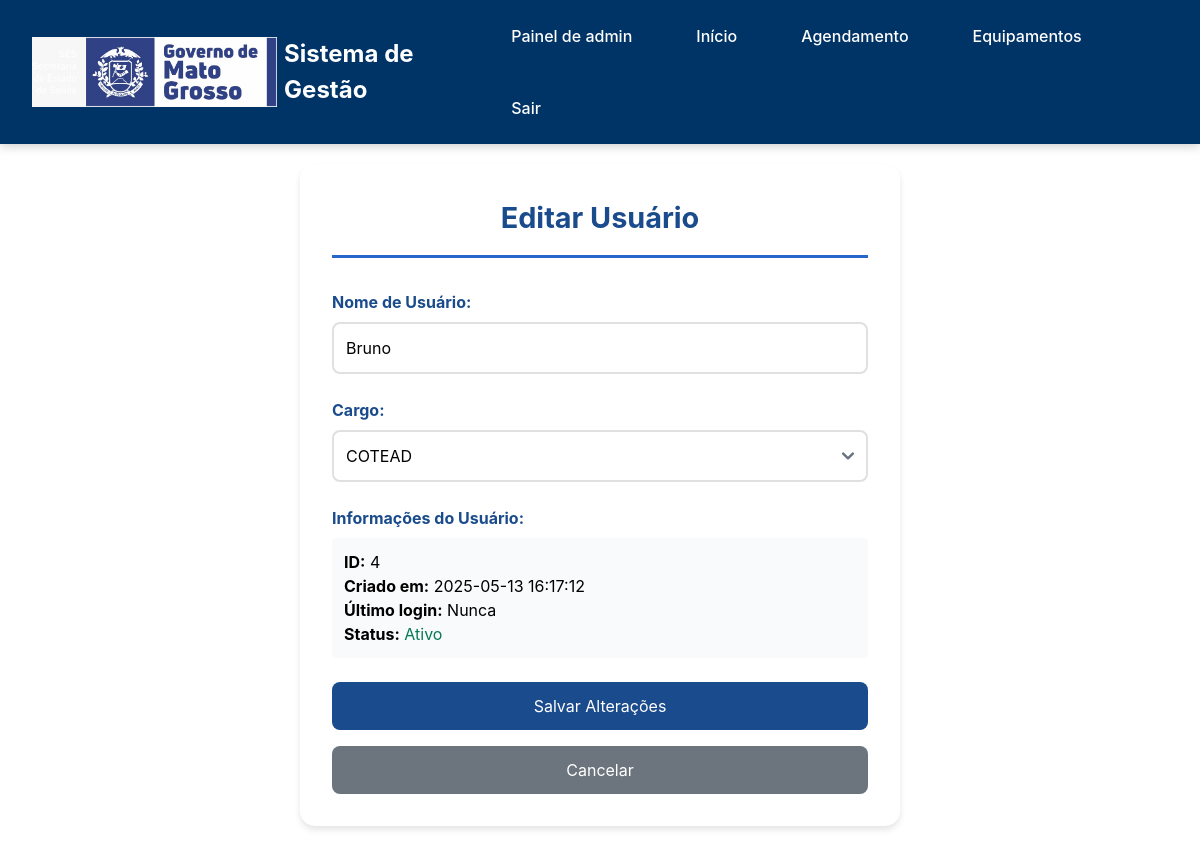
Screenshot of /editar_usuario/4 (signed in) with the database file from the repository.
### tables this page shows
CREATE TABLE Users (
            id INTEGER PRIMARY KEY AUTOINCREMENT,
            username TEXT UNIQUE NOT NULL,
            password_hash TEXT NOT NULL,
            cargo TEXT NOT NULL CHECK(cargo IN ('admin', 'cotead', 'colaborador')),
            created_at DATETIME DEFAULT CURRENT_TIMESTAMP,
            last_login DATETIME,
            active BOOLEAN DEFAULT 1
        );

### app.py (the view, shortened to what this page needs)
@app.route('/editar_usuario/<int:id>', methods=['GET', 'POST'])
@requer_cargo(['admin', 'cotead'])
def editar_usuario(id):
    conn = conectar()
    cursor = conn.cursor()
    cursor.execute('SELECT * FROM Users WHERE id = ?', (id,))
    usuario = cursor.fetchone()
    conn.close()
    return render_template('editar_usuario.html', usuario=usuario)

### app.py (called while the page is built)
def requer_cargo(cargos_permitidos):
    def decorator(f):
        @wraps(f)
        def decorated_function(*args, **kwargs):
            if 'cargo' not in session:
                flash('Faça login para acessar esta página.', 'error')
                return redirect(url_for('login'))
            if session['cargo'] not in cargos_permitidos:
                flash('Você não tem permissão para acessar esta página.', 'error')
                return redirect(url_for('login'))
            return f(*args, **kwargs)
        return decorated_function
    return decorator

### database.py (called while the page is built)
def conectar():
    try:
        conn = sqlite3.connect(DATABASE, timeout=30.0)
        conn.execute('PRAGMA foreign_keys = ON')
        conn.execute('PRAGMA journal_mode = WAL')  # Melhor para concorrência
        conn.execute('PRAGMA synchronous = NORMAL')  # Melhor performance
        conn.execute('PRAGMA cache_size = 10000')  # Cache maior
        conn.execute('PRAGMA temp_store = MEMORY')  # Usar memória para temp
        return conn
    except Exception as e:
        print(f"Erro ao conectar com banco: {e}")
        conn = sqlite3.connect(':memory:')
        return conn

### templates/editar_usuario.html (shortened to what this page needs)
{% extends "base.html" %}
{% block extra_css %}
    <link href="https://cdnjs.cloudflare.com/ajax/libs/flowbite/2.2.0/flowbite.min.css" rel="stylesheet" />
{% endblock %}
{% block content %}
    <div class="container mx-auto px-4 py-8" style="max-width: 800px;">
        <div class="form-container">
            <h1 class="form-title">Editar Usuário</h1>
            <form method="POST">
                <div class="form-group">
                    <label for="username" class="form-label">Nome de Usuário:</label>
                    <input
                        type="text"
                        id="username"
                        name="username"
                        class="form-input"
                        value="{{ usuario[1] }}"
                        required
                    >
                </div>
                <div class="form-group">
                    <label for="cargo" class="form-label">Cargo:</label>
                    <select id="cargo" name="cargo" class="form-select" required>
                        <option value="cotead" {% if usuario[3] == 'cotead' %}selected{% endif %}>
                            COTEAD
                        </option>
                    </select>
                </div>
                <div class="form-group">
                    <label class="form-label">Informações do Usuário:</label>
                    <div class="bg-gray-50 p-3 rounded">
                        <p><strong>ID:</strong> {{ usuario[0] }}</p>
                        <p><strong>Criado em:</strong> {{ usuario[4] if usuario[4] else 'Não informado' }}</p>
                        <p><strong>Último login:</strong> {{ usuario[5] if usuario[5] else 'Nunca' }}</p>
                        <p><strong>Status:</strong>
                            {% if usuario[6] %}
                                <span class="text-green-600">Ativo</span>
                            {% else %}
                                <span class="text-red-600">Inativo</span>
                            {% endif %}
                        </p>
                    </div>
                </div>
                <button type="submit" class="btn-primary">
                    Salvar Alterações
                </button>
                <a href="{{ url_for('usuarios') }}" class="btn-secondary">
                    Cancelar
                </a>
            </form>
        </div>
    </div>
{% endblock %}

### templates/editar_usuario.html (style rules this page uses)
:root { --primary-blue: #1a4b8c; --secondary-blue: #2766cc; --light-blue: #e8f1ff; --hover-blue: #0056b3; --white: #ffffff; }
.form-container { background: var(--white); border-radius: 15px; box-shadow: 0 4px 6px rgba(0, 0, 0, 0.1); padding: 2rem; max-width: 600px; margin: 2rem auto; }
.form-title { color: var(--primary-blue); font-size: 1.8rem; font-weight: bold; text-align: center; margin-bottom: 2rem; border-bottom: 3px solid var(--secondary-blue); padding-bottom: 1rem; }
.form-group { margin-bottom: 1.5rem; }
.form-label { display: block; margin-bottom: 0.5rem; color: var(--primary-blue); font-weight: bold; }
.form-input, .form-select { width: 100%; padding: 0.75rem; border: 2px solid #e0e0e0; border-radius: 8px; font-size: 1rem; transition: border-color 0.3s; }
.btn-primary { background-color: var(--primary-blue); color: white; padding: 0.75rem 2rem; border: none; border-radius: 8px; font-size: 1rem; cursor: pointer; transition: background-color 0.3s; width: 100%; }
.btn-secondary { background-color: #6c757d; color: white; padding: 0.75rem 2rem; border: none; border-radius: 8px; font-size: 1rem; cursor: pointer; text-decoration: none; display: inline-block; text-align: center; margin-top: 1rem; width: 100%; }

### rows the page displays
Users: username "Bruno", cargo "COTEAD", id "4", created_at "2025-05-13 16:17:12"

### other values shown
{{ usuario[5] if usuario[5] else 'Nunca' }} "Nunca"
